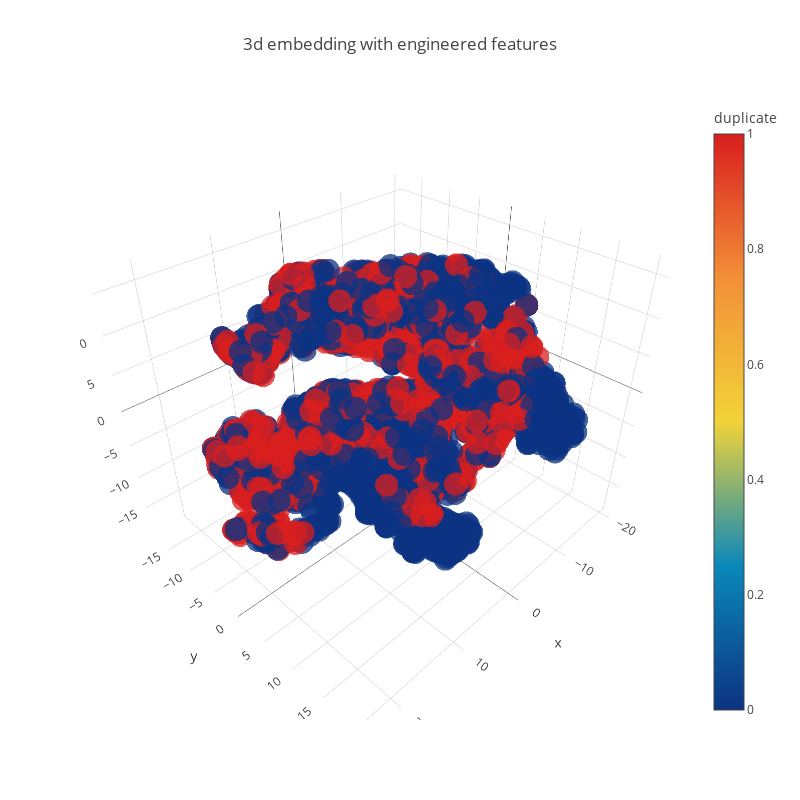

Here is the notebook cell this chart was saved with:
### Code cell
trace1 = go.Scatter3d(
    x=tsne3d[:,0],
    y=tsne3d[:,1],
    z=tsne3d[:,2],
    mode='markers',
    marker=dict(
        sizemode='diameter',
        color = y,
        colorscale = 'Portland',
        colorbar = dict(title = 'duplicate'),
        line=dict(color='rgb(255, 255, 255)'),
        opacity=0.75
    )
)

df_tsne_3d=[trace1]
layout=dict(height=800, width=800, title='3d embedding with engineered features')
fig=go.Figure(data=df_tsne_3d, layout=layout)
py.iplot(fig, filename='3DBubble')

### Figure 1 — Plotly figure (JSON) as saved in the notebook; plotly's stock layout.template omitted (floating-point values rounded to 4 significant figures; data arrays with more than 128 entries replaced by an {"elided": "..."} marker saying what was removed)
{"data": [{"marker": {"color": {"elided": "5000 int values"}, "colorbar": {"title": "duplicate"}, "colorscale": "Portland", "line": {"color": "rgb(255, 255, 255)"}, "opacity": 0.75, "sizemode": "diameter"}, "mode": "markers", "type": "scatter3d", "x": {"elided": "5000 float values"}, "y": {"elided": "5000 float values"}, "z": {"elided": "5000 float values"}}], "layout": {"height": 800, "title": "3d embedding with engineered features", "width": 800}}
